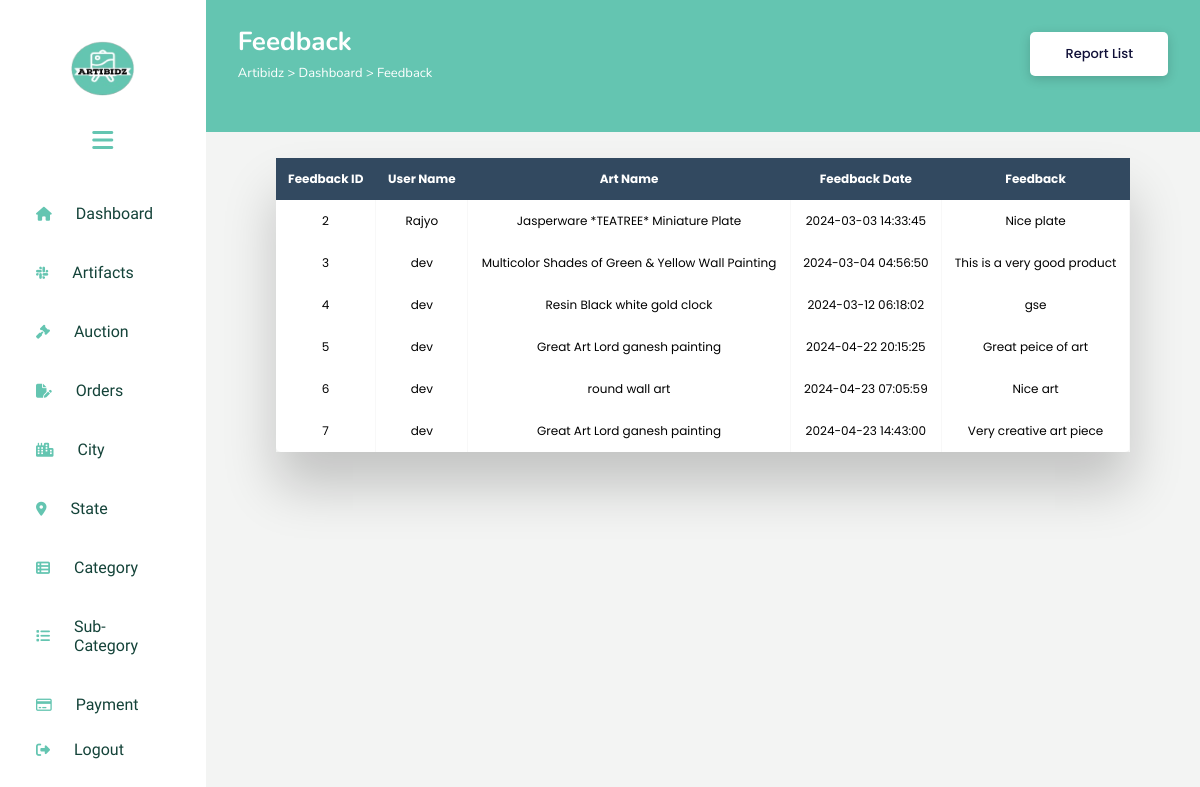
/Admin/feedback.php, run on the app's committed database.
### tables this page shows
CREATE TABLE `feedback` (
  `feedback_id` int(11) NOT NULL,
  `user_id` int(11) NOT NULL,
  `art_id` int(11) NOT NULL,
  `feedback_date` datetime NOT NULL,
  `feedback` varchar(200) NOT NULL
);

CREATE TABLE `user` (
  `user_id` int(11) NOT NULL,
  `fname` varchar(30) NOT NULL,
  `lname` varchar(30) NOT NULL,
  `gender` varchar(6) NOT NULL,
  `profile_pic` varchar(250) DEFAULT NULL,
  `username` varchar(30) NOT NULL,
  `email_address` varchar(50) NOT NULL,
  `contact_no` bigint(11) NOT NULL,
  `password` varchar(15) NOT NULL,
  `security_question` varchar(70) NOT NULL,
  `security_answer` varchar(70) NOT NULL,
  `date_of_birth` date NOT NULL,
  `address` varchar(150) NOT NULL,
  `city_id` int(11) NOT NULL,
  `pincode` int(11) NOT NULL,
  `user_type` varchar(20) NOT NULL
);

CREATE TABLE `art` (
  `art_id` int(11) NOT NULL,
  `art_name` varchar(60) NOT NULL,
  `art_desc` varchar(2000) NOT NULL,
  `art_date` date NOT NULL,
  `art_amt` int(11) NOT NULL,
  `art_qty` int(11) NOT NULL,
  `sub_cat_id` int(11) NOT NULL,
  `user_id` int(11) NOT NULL,
  `sale_or_auction` varchar(20) NOT NULL
);

### Admin/feedback.php (the view, shortened to what this page needs)
<!DOCTYPE html>
<html lang="en">
<head>
    <link rel="stylesheet" href="https://cdnjs.cloudflare.com/ajax/libs/font-awesome/6.5.1/css/all.min.css" />
    <link rel="stylesheet" href="styletable.css">
</head>
<body>
    <div class="sidebar" id="mySidebar">
        <header>
            <div class="logo">
                <img src="artibidz-logo.png" alt="">
            </div>
            <div class="bar" onclick="toggleSidebar()">
                <i class="fa-sharp fa-solid fa-bars fa-xl"></i>
            </div>
        </header>
        <div class="scrollbox">
            <div class="scrollbox-inner">
                <ul class="menu">
                    <li>
                <a href="admin.php">
                    <i class="fa-solid fa-house"></i>
                    <span>Dashboard</span>
                </a>
            </li>
            <li>
                <a href="art_show.php">
                    <i class="fa-brands fa-slack"></i>
                    <span>Artifacts</span>
                </a>
            </li>
            <li>
                <a href="show_bid.php">
                    <i class="fa-solid fa-gavel"></i>
                    <span>Auction</span>
                </a>
            </li>
            <li>
                <a href="view_order.php">
                    <i class="fa-solid fa-file-pen"></i>
                    <span>Orders</span>
                </a>
            </li>
            <li>
                <a href="city.php">
                    <i class="fa-solid fa-city"></i>
                    <span>City</span>
                </a>
            </li>
            <li>
                <a href="state.php">
                    <i class="fa-solid fa-location-dot"></i>
                    <span>State</span>
                </a>
            </li>
            <li>
                <a href="category.php">
                    <i class="fa-solid fa-table-list"></i>
                    <span>Category</span>
                </a>
            </li>
            <li>
                <a href="sub_category.php">
                    <i class="fa-solid fa-list"></i>
                    <span>Sub-Category</span>
                </a>
            </li>
            <li>
                <a href="payment.php">
                    <i class="fa-regular fa-credit-card"></i>
                    <span>Payment</span>
                </a>
            </li>
            </ul>
            </div>
            </div>
            <footer>
                <ul class="menu">
                    <li>
                        <a href="../login/login.php">
                            <i class="fa-solid fa-right-from-bracket"></i>
                            <span>Logout</span>
                        </a>
                    </li>
                </ul>
            </footer>
    </div>
    <div class="main-content">
        <div class="header-wrapper">
            <div class="header-title">
                <h2>Feedback</h2>
                <span class="path">Artibidz > Dashboard > Feedback </span>
            </div>
            <div class="user-info">
            <a href="order_report.php" class="report-list">Report List</a>
            </div>
        </div>
        <div class="body-wrapper">
            <?php
        $conn=mysqli_connect("localhost","root","","artibidz") or die("Check connection");
        $sql = "SELECT feedback.feedback_id, user.username, art.art_name, feedback.feedback_date, feedback.feedback
        FROM feedback
        INNER JOIN user ON feedback.user_id = user.user_id
        INNER JOIN art ON feedback.art_id = art.art_id";
$result = $conn->query($sql);
if ($result->num_rows > 0) {
    echo "<div class='table-wrapper'>
    <table class='fl-table'>
    <thead>
    <tr>
    <th>Feedback ID</th>
    <th>User Name</th>
    <th>Art Name</th>
    <th>Feedback Date</th>
    <th>Feedback</th>
    </tr>
    </thead>";
    while ($row = $result->fetch_assoc()) {
        echo "<tr>
              <tbody>
                <td>" . $row["feedback_id"] . "</td>
                <td>" . $row["username"] . "</td>
                <td>" . $row["art_name"] . "</td>
                <td>" . $row["feedback_date"] . "</td>
                <td>" . $row["feedback"] . "</td>
                </tr>
              </tbody>";
            }
            echo "</table>";
            echo "</div>";
        } else {
    echo "0 results";
}
?>
</div>
</div>
</body>
</html>

### Admin/styletable.css (style rules this page uses)
* { margin: 0; padding: 0; border: none; outline: none; box-sizing: border-box; font-family: "Poppins", sans-serif; }
body { display: flex; }
.sidebar { position: sticky; top: 0; left: 0; bottom: 0; width: 20%; height: 100vh; padding: 0 1.7rem; color: #fff; overflow: hidden; transition: all 0.5s linear; background-color: white; box-shadow: 0 12px 30px rgba(80,143,244,.1); display: flex; flex-direction: column; padding: 20px 20px 0 20px; }
.bar { display: flex; justify-content: center; align-items: center; height: 80px; color: #64c5b1; }
.menu { position: relative; list-style: none; padding: 0; }
.menu li { padding: 1rem; margin: 8px 0; border-radius: 8px; transition: all 0.5s ease-in-out; }
.menu a { color: #64c5b1; font-size: 14px; text-decoration: none; display: flex; align-items: center; gap: 1.5rem; }
.menu a span { overflow: hidden; font-size: 16px; font-weight: 400; font-family: 'Comfortaa', sans-serif; color: #144339; }
.main-content { position: relative; background: #f3f4f3; width: 100%; }
.logo { display: flex; justify-content: center; align-items: center; height: 10vh; }
.logo img { width: 65px; height: 55px; cursor: pointer; border-radius: 50%; margin-top: 2vh; }
.header-wrapper { display: flex; justify-content: space-between; align-items: center; flex-wrap: wrap; color: #fff; background: #64c5b1; padding: 3rem 2rem; padding-top: 1.5rem; padding-bottom: 3rem; margin-bottom: 1rem; }
h2 { font-family: 'Nunito', sans-serif; font-size: 26px; }
.header-title span { font-family: 'Nunito', sans-serif; font-size: 13px; }
.user-info { display: flex; align-items: center; gap: 1; }
.report-list { display: inline-block; padding: 14px 35px; line-height: 16px; font-size: 13px; font-weight: 500; border-radius: 5px; background-color: #fff; background: #fff; text-shadow: none; color: #101038; box-shadow: 0 3px 11px rgba(0,0,0,.17); transition: 1s; }
a { text-decoration: none; }
.body-wrapper { display: flex; align-items: center; justify-content: center; }
.table-wrapper { margin: 10px 70px 70px; box-shadow: 0px 35px 50px rgba( 0, 0, 0, 0.2 ); width: 90%; }
.fl-table { border-radius: 5px; font-size: 12px; font-weight: normal; border: none; border-collapse: collapse; width: 100%; max-width: 100%; white-space: nowrap; background-color: white; }
.fl-table td, .fl-table th { text-align: center; padding: 12px; }
.fl-table td { border-right: 1px solid #f8f8f8; font-size: 12px; }
.fl-table thead th { color: #ffffff; background: #324960; }
.fl-table thead th:nth-child(odd) { color: #ffffff; background: #324960; }

### Admin/feedback.php (style rules this page uses)
.scrollbox { overflow: auto; padding-right: 10px; height: 67vh; }
.sidebar { display: flex; flex-direction: column; padding: 20px 20px 0 20px; }
.logo img { margin-top:2vh; }

### data on the page
feedback: feedback_id "2", user.username "Rajyo", art.art_name "Jasperware *TEATREE* Miniature Plate", feedback_date "2024-03-03 14:33:45", feedback "Nice plate"
feedback: feedback_id "3", user.username "dev", art.art_name "Multicolor Shades of Green & Yellow Wall Painting", feedback_date "2024-03-04 04:56:50", feedback "This is a very good product"
feedback: feedback_id "4", user.username "dev", art.art_name "Resin Black white gold clock", feedback_date "2024-03-12 06:18:02", feedback "gse"
feedback: feedback_id "5", user.username "dev", art.art_name "Great Art Lord ganesh painting", feedback_date "2024-04-22 20:15:25", feedback "Great peice of art"
feedback: feedback_id "6", user.username "dev", art.art_name "round wall art", feedback_date "2024-04-23 07:05:59", feedback "Nice art"
feedback: feedback_id "7", user.username "dev", art.art_name "Great Art Lord ganesh painting", feedback_date "2024-04-23 14:43:00", feedback "Very creative art piece"
